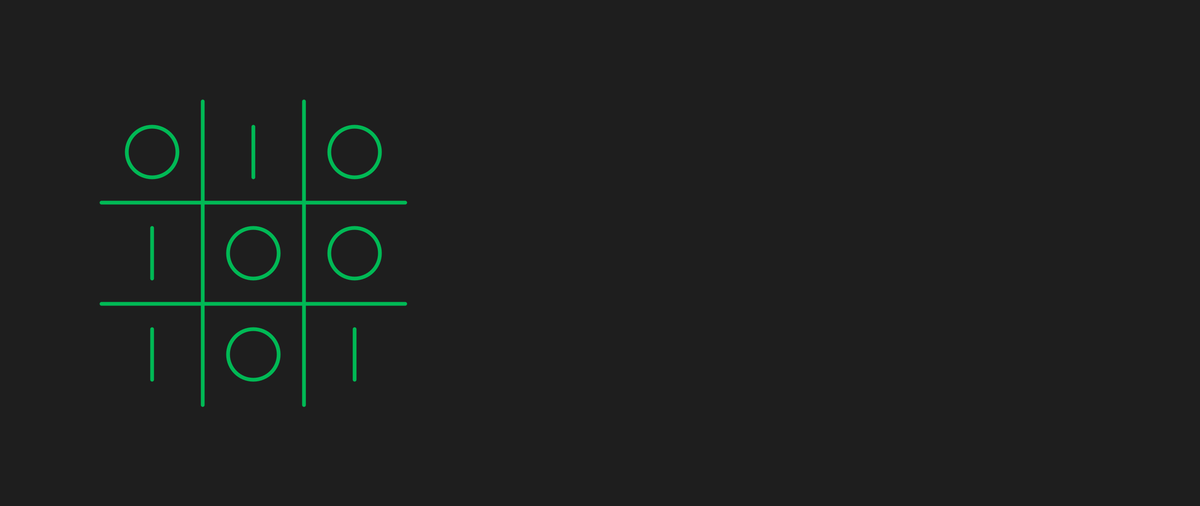
Frame 1 (no input)
Frame 2 (the mouse pressed at the canvas centre, redrawn once): identical to frame 1, image omitted

The Processing sketch that drew this single still picture (run headless with seeded random() and noise(); the mouse was pressed at the canvas centre and the sketch redrawn once):

// Processing sketch: war_games
// ── war_games.pde
// Manuale di Programmazione Cinematografica
// Daniele Olmisani, 2015

// Wargames

final color PAPER = color(30);
final color INK = color(0, 185, 85);

void setup() {  
  size(2560, 1080);
  noLoop();
}

void draw() {
    
  scale(min(width, height)/10.0);
  
  background(PAPER);
  
  stroke(INK);
  strokeCap(ROUND);
  strokeWeight(80.0/min(width, height));
  
  noFill();
  
  line(4, 2, 4, 8);
  line(6, 2, 6, 8);
  
  line(2, 4, 8, 4);
  line(2, 6, 8, 6);
  
  ellipse(3, 3, 1, 1);
  ellipse(7, 5, 1, 1);
  ellipse(5, 5, 1, 1);
  ellipse(5, 7, 1, 1);
  ellipse(7, 3, 1, 1);
  
  line(5, 2.5, 5, 3.5);
  line(3, 4.5, 3, 5.5);
  line(3, 6.5, 3, 7.5);
  line(7, 6.5, 7, 7.5);
  
  save("war-games.png"); 
}
